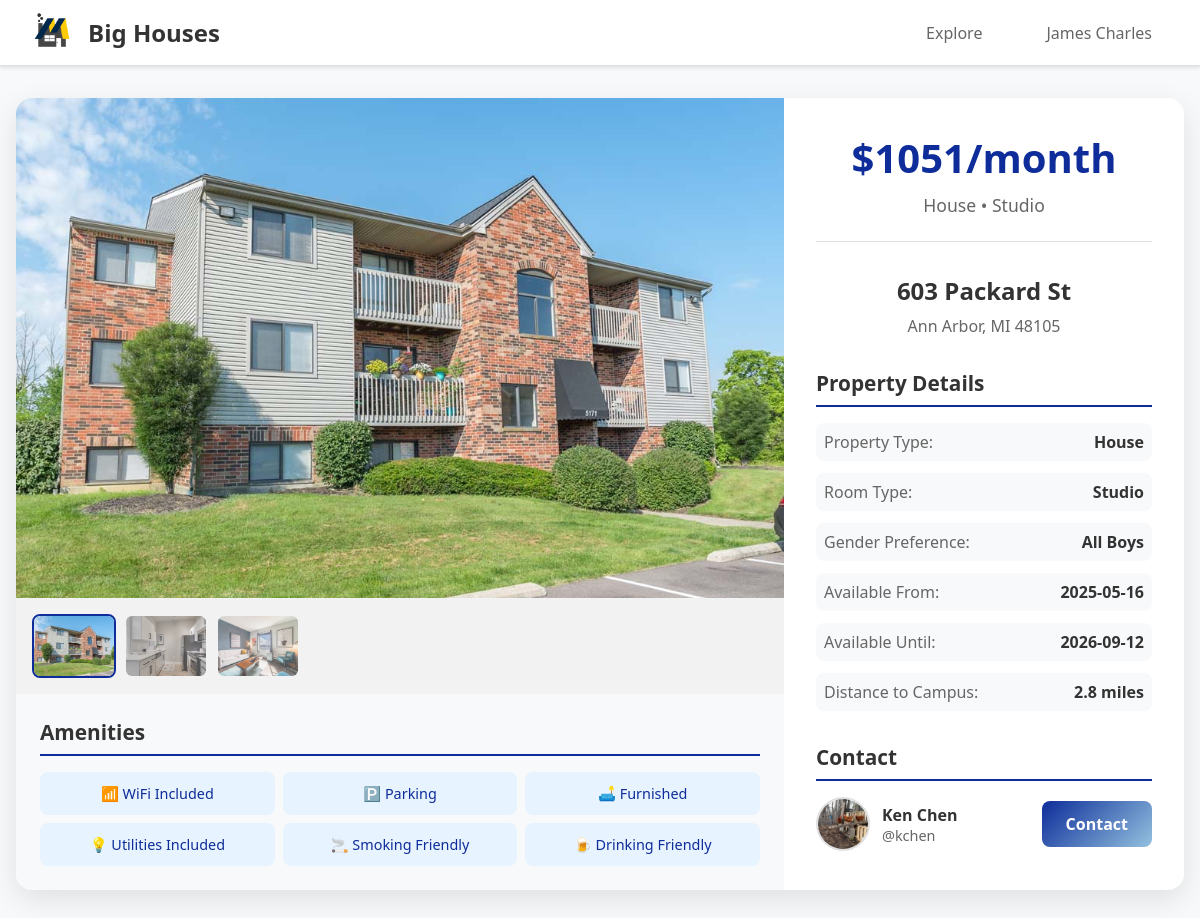
/posts/6/ (signed in), run on an earlier commit of the app's database.
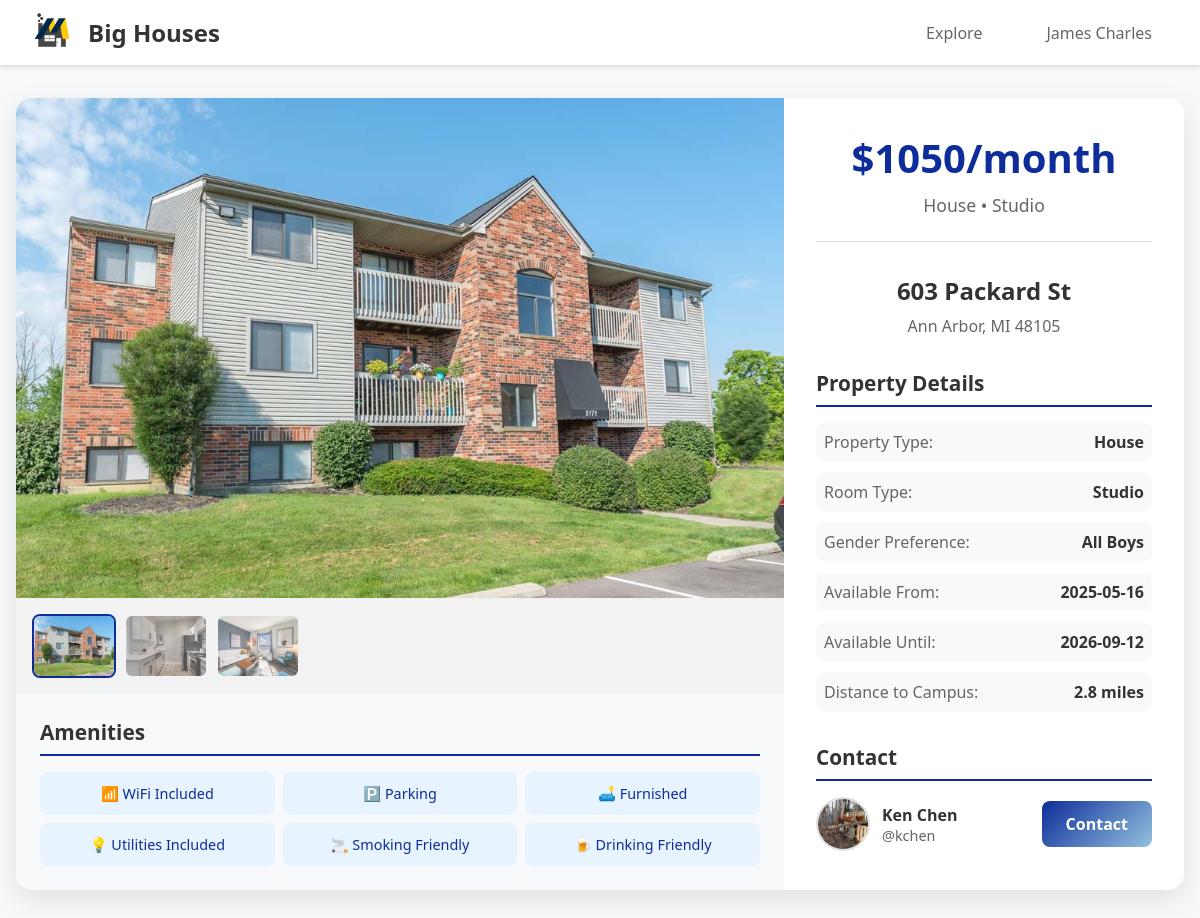
And on a later commit of the database.
### tables this page shows
CREATE TABLE images (
    image_id INTEGER PRIMARY KEY,
    housing_id INT,
    img_url    VARCHAR(255),
    img_order  INT, 
    FOREIGN KEY (housing_id) REFERENCES posts(housing_id)
);

CREATE TABLE posts (
    housing_id      INT PRIMARY KEY,
    contact_student_uniqname VARCHAR(10),
    street_address  VARCHAR(255),
    city            VARCHAR(100),
    state           VARCHAR(50),
    zip_code        VARCHAR(20),
    latitude        DECIMAL(9,6),
    longitude       DECIMAL(9,6),
    monthly_rent    DECIMAL(10,2),
    house_type      VARCHAR(50),   -- Apartment, Dorm, House, Townhouse
    room_type       VARCHAR(50),   -- Studio, 1BR, 2BR, Shared
    gender          VARCHAR(50),   -- All Girls, All Boys, Mixed
    availability_start DATE,
    availability_end   DATE,
    distance_to_campus DECIMAL(5,2),
    wifi_included           BOOLEAN,
    laundry         BOOLEAN,
    parking         BOOLEAN,
    pets_allowed    BOOLEAN,
    furnished       BOOLEAN,
    weed_friendly   BOOLEAN, 
    smoking_friendly BOOLEAN,
    drinking_friendly   BOOLEAN,
    air_conditioning BOOLEAN,
    heating BOOLEAN, 
    utilities_included BOOLEAN,
    distance_from_campus FLOAT, 
    FOREIGN KEY (contact_student_uniqname) REFERENCES users(uniqname)
);

CREATE TABLE users (
    uniqname          VARCHAR(10) PRIMARY KEY,
    gender            VARCHAR(10), -- M/F/Other
    name              VARCHAR(100),
    phone_number      VARCHAR(20),
    budget            DECIMAL(10,2),
    preferred_location VARCHAR(100), -- not used!
    house_type_pref   VARCHAR(50),   -- Apartment, Dorm, House, Townhouse
    room_type_pref    VARCHAR(50),   -- Studio, 1BR, Shared, etc.
    move_in_date      DATE, -- Month/Year
    move_out_date     DATE, -- Month/Year
    grad_month        INT,
    grad_year         INT,
    password          VARCHAR(20),
    img_url           VARCHAR(100), 
    car               INT
);

### bigHouses/views/post.py (the view)
@bigHouses.app.route('/posts/<housing_id>/')
def show_post(housing_id):
    connection = bigHouses.model.get_db()
    if 'username' not in flask.session:
        return flask.redirect('/accounts/login/')
    logname = flask.session.get('username')
    post_info = connection.execute(
        "SELECT * "
        "FROM posts "
        "WHERE housing_id = ? ",
        (housing_id, )
    ).fetchone()
    if post_info is None:
        flask.abort(404)
    images = connection.execute(
        "SELECT img_url, img_order "
        "FROM images "
        "WHERE housing_id = ? "
        "ORDER BY img_order ASC",
        (housing_id, )
    ).fetchall()
    contact_info = connection.execute(
        "SELECT name, img_url "
        "FROM users "
        "WHERE uniqname = ?",
        (post_info['contact_student_uniqname'], )
    ).fetchone()
    post_dict = dict(post_info)
    post_dict['images'] = images
    post_dict['contact_name'] = contact_info['name'] if contact_info else None
    post_dict['contact_img_url'] = contact_info['img_url'] if contact_info else None
    context = {"logname": logname, "post": post_dict}
    return flask.render_template("post.html", **context)

### bigHouses/model.py (called while the page is built)
def dict_factory(cursor, row):
    return {col[0]: row[idx] for idx, col in enumerate(cursor.description)}

def get_db():
    if 'sqlite_db' not in flask.g:
        db_filename = bigHouses.app.config['DATABASE_FILENAME']
        flask.g.sqlite_db = sqlite3.connect(str(db_filename))
        flask.g.sqlite_db.row_factory = dict_factory
        flask.g.sqlite_db.execute("PRAGMA foreign_keys = ON")
    return flask.g.sqlite_db

### bigHouses/templates/post.html (shortened to what this page needs)
<!DOCTYPE html>
<html lang="en">
<head>
    <link rel="stylesheet" href="{{ url_for('static', filename='css/style.css') }}">
</head>
<body>
    <header class="header">
        <div class="header-left">
            <a href="/"> <img src="{{ url_for('static', filename='images/logo.png') }}" alt="Logo"> </a>
            <h2>Big Houses</h2>
        </div>
        <div class="header-right">
            <a href="/explore/" class="nav-link">Explore</a>
            <a href="/users/{{ logname }}/" class="nav-link">{{ logname }}</a>
        </div>
    </header>
    <main class="housing-detail-container">
        <div class="housing-detail-card">
            <div class="left-column">
                <div class="image-gallery">
                    {% if post.images %}
                        <div class="main-image">
                            <img src="/uploads/{{ post.images[0].img_url }}" alt="Property image" id="mainImage">
                        </div>
                        {% if post.images|length > 1 %}
                            <div class="thumbnail-strip">
                                {% for image in post.images %}
                                    <img src="/uploads/{{ image.img_url }}" alt="Property thumbnail"
                                         class="thumbnail {% if loop.index0 == 0 %}active{% endif %}"
                                         onclick="changeMainImage('{{ image.img_url }}', this)">
                                {% endfor %}
                            </div>
                        {% endif %}
                    {% else %}
                        <div class="no-images">
                            <p>No images available</p>
                        </div>
                    {% endif %}
                </div>
                <div class="amenities-section">
                    <h3>Amenities</h3>
                    <div class="amenities-grid">
                        {% if post.wifi_included %}
                            <div class="amenity">📶 WiFi Included</div>
                        {% endif %}
                        {% if post.parking %}
                            <div class="amenity">🅿️ Parking</div>
                        {% endif %}
                        {% if post.furnished %}
                            <div class="amenity">🛋️ Furnished</div>
                        {% endif %}
                        {% if post.utilities_included %}
                            <div class="amenity">💡 Utilities Included</div>
                        {% endif %}
                        {% if post.smoking_friendly %}
                            <div class="amenity">🚬 Smoking Friendly</div>
                        {% endif %}
                        {% if post.drinking_friendly %}
                            <div class="amenity">🍺 Drinking Friendly</div>
                        {% endif %}
                    </div>
                </div>
            </div>
            <div class="housing-info">
                <div class="price-section">
                    <h1 class="price">${{ "%.0f"|format(post.monthly_rent) }}/month</h1>
                    <div class="property-type">{{ post.house_type }} • {{ post.room_type }}</div>
                </div>
                <div class="address-section">
                    <h2 class="address">{{ post.street_address }}</h2>
                    <p class="location">{{ post.city }}, {{ post.state }} {{ post.zip_code }}</p>
                </div>
                <div class="property-details">
                    <h3>Property Details</h3>
                    <div class="details-grid">
                        <div class="detail-item">
                            <span class="label">Property Type:</span>
                            <span class="value">{{ post.house_type }}</span>
                        </div>
                        <div class="detail-item">
                            <span class="label">Room Type:</span>
                            <span class="value">{{ post.room_type }}</span>
                        </div>
                        {% if post.gender %}
                        <div class="detail-item">
                            <span class="label">Gender Preference:</span>
                            <span class="value">{{ post.gender }}</span>
                        </div>
                        {% endif %}
                        {% if post.availability_start %}
                        <div class="detail-item">
                            <span class="label">Available From:</span>
                            <span class="value">{{ post.availability_start }}</span>
                        </div>
                        {% endif %}
                        {% if post.availability_end %}
                        <div class="detail-item">
                            <span class="label">Available Until:</span>
                            <span class="value">{{ post.availability_end }}</span>
                        </div>
                        {% endif %}
                        {% if post.distance_from_campus %}
                        <div class="detail-item">
                            <span class="label">Distance to Campus:</span>
                            <span class="value">{{ "%.1f"|format(post.distance_from_campus) }} miles</span>
                        </div>
                        {% endif %}
                    </div>
                </div>
                <div class="contact-section">
                    <h3>Contact</h3>
                    <div class="contact-info">
                        <a href="/users/{{ post.contact_student_uniqname }}/" class="contact-profile">
                            <img src="{{ url_for('uploaded_file', filename=post.contact_img_url) }}" alt="Contact profile" class="contact-avatar">
                            <div class="contact-details">
                                <div class="contact-name">{{ post.contact_name or post.contact_student_uniqname }}</div>
                                <div class="contact-username">@{{ post.contact_student_uniqname }}</div>
                            </div>
                        </a>
                        <a href="/users/{{ post.contact_student_uniqname }}/" class="contact-btn">Contact</a>
                    </div>
                </div>
            </div>
        </div>
    </main>
</body>
</html>

### bigHouses/static/css/style.css (style rules this page uses)
.header { height: 65px; display: flex; align-items: center; justify-content: space-between; padding: 0 2rem; background-color: #fff; border-bottom: 1px solid #e0e0e0; box-shadow: 0 2px 4px rgba(0, 0, 0, 0.1); }
.header-left { display: flex; align-items: center; gap: 1rem; }
.header-left img { height: 2.5rem; width: auto; }
.header-left h2 { margin: 0; color: #333; font-size: 1.5rem; font-weight: 600; }
.header-right { display: flex; align-items: center; gap: 2rem; }
.nav-link { text-decoration: none; color: #666; font-weight: 500; font-size: 1rem; padding: 0.5rem 1rem; border-radius: 0.5rem; transition: all 0.3s ease; }
.housing-detail-container { max-width: 1200px; margin: 2rem auto; padding: 0 1rem; }
.housing-detail-card { background: white; border-radius: 1rem; box-shadow: 0 10px 30px rgba(0, 0, 0, 0.1); overflow: hidden; display: grid; grid-template-columns: 1fr 400px; gap: 0; }
.left-column { display: flex; flex-direction: column; }
.image-gallery { position: relative; flex-shrink: 0; }
.main-image { width: 100%; height: 500px; overflow: hidden; }
.main-image img { width: 100%; height: 100%; object-fit: cover; transition: transform 0.3s ease; }
.thumbnail-strip { display: flex; gap: 0.5rem; padding: 1rem; background: rgba(0, 0, 0, 0.05); overflow-x: auto; }
.thumbnail { width: 80px; height: 60px; object-fit: cover; border-radius: 0.5rem; cursor: pointer; opacity: 0.7; transition: opacity 0.3s ease, transform 0.2s ease; border: 2px solid transparent; }
.thumbnail.active { opacity: 1; border-color: #0E2D9A; }
.housing-info { padding: 2rem; display: flex; flex-direction: column; gap: 2rem; }
.price-section { text-align: center; border-bottom: 1px solid #e0e0e0; padding-bottom: 1.5rem; }
.price { font-size: 2.5rem; font-weight: 700; color: #0E2D9A; margin: 0 0 0.5rem 0; }
.property-type { color: #666; font-size: 1.1rem; font-weight: 500; }
.address-section { text-align: center; }
.address { font-size: 1.5rem; font-weight: 600; color: #333; margin: 0 0 0.5rem 0; }
.location { color: #666; font-size: 1rem; margin: 0; }
.property-details h3, .amenities-section h3, .contact-section h3 { color: #333; font-size: 1.3rem; font-weight: 600; margin: 0 0 1rem 0; border-bottom: 2px solid #0E2D9A; padding-bottom: 0.5rem; }
.details-grid { display: grid; gap: 0.75rem; }
.detail-item { display: flex; justify-content: space-between; align-items: center; padding: 0.5rem; background: #f8f9fa; border-radius: 0.5rem; }
.detail-item .label { font-weight: 500; color: #666; }
.detail-item .value { font-weight: 600; color: #333; }
.amenities-section { padding: 1.5rem; background: #f8f9fa; }
.amenities-grid { display: grid; grid-template-columns: repeat(auto-fit, minmax(200px, 1fr)); gap: 0.5rem; }
.amenity { background: #e7f3ff; color: #0E2D9A; padding: 0.75rem; border-radius: 0.5rem; font-weight: 500; text-align: center; font-size: 0.9rem; }
.contact-info { display: flex; align-items: center; gap: 1rem; }
.contact-profile { display: flex; align-items: center; gap: 0.75rem; text-decoration: none; color: inherit; flex: 1; }
.contact-avatar { width: 50px; height: 50px; border-radius: 50%; object-fit: cover; border: 2px solid #e0e0e0; }
.contact-name { font-weight: 600; color: #333; }
.contact-username { color: #666; font-size: 0.9rem; }
.contact-btn { background: linear-gradient(135deg, #0E2D9A 0%, #93C1DE 100%); color: white; border: none; border-radius: 0.5rem; padding: 0.75rem 1.5rem; font-size: 1rem; font-weight: 600; text-decoration: none; transition: transform 0.2s ease; }
body { margin: 0; padding: 0; font-family: 'Segoe UI', Tahoma, Geneva, Verdana, sans-serif; background-color: #f8f9fa; }

What changed in the data, as far as the page shows it:
changed posts "603 Packard St": monthly_rent "1051" → "1050"
